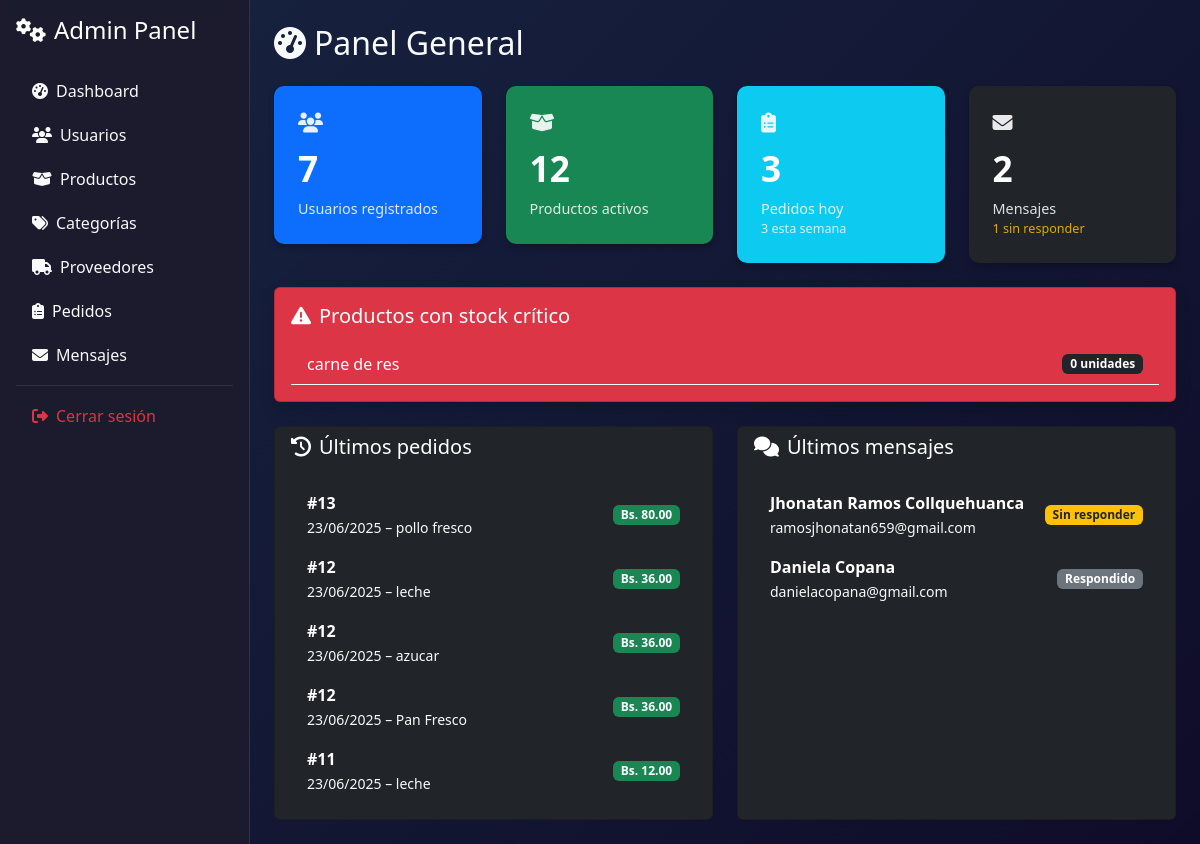
The page /admin/dashboard/ (signed in) on the database its author committed.
### models/producto.py (models this page shows, shortened)
class Producto(db.Model):
    __tablename__ = 'productos'
    id = db.Column(db.Integer, primary_key=True)
    nombre = db.Column(db.String(100), nullable=False)
    descripcion = db.Column(db.Text)
    precio = db.Column(db.Float, nullable=False)
    stock = db.Column(db.Integer, nullable=False)
    imagen = db.Column(db.String(255))
    categoria_id = db.Column(db.Integer, db.ForeignKey('categorias.id'), nullable=False)
    proveedor_id = db.Column(db.Integer, db.ForeignKey('proveedores.id'), nullable=False)

### models/pedido.py (models this page shows, shortened)
class Pedido(db.Model):
    __tablename__ = 'pedidos'
    id = db.Column(db.Integer, primary_key=True)
    usuario_id = db.Column(db.Integer, db.ForeignKey('usuarios.id'), nullable=False)
    usuario = db.relationship('Usuario', backref='pedidos')
    fecha = db.Column(db.DateTime, default=datetime.utcnow)
    total = db.Column(db.Float, nullable=False)
    estado = db.Column(db.String(20), default='pendiente')  # pendiente, confirmado, enviado, entregado, cancelado
    metodo_pago = db.Column(db.String(50))  # 'efectivo', 'tarjeta', etc.
    direccion_id = db.Column(db.Integer, db.ForeignKey('direcciones.id'))
    direccion = db.relationship('Direccion', backref='pedidos')
    detalles = db.relationship('DetallePedido', backref='pedido', lazy=True)

### models/mensaje_contacto.py (models this page shows, shortened)
class MensajeContacto(db.Model):
    __tablename__ = 'mensajes_contacto'
    id = db.Column(db.Integer, primary_key=True)
    nombre = db.Column(db.String(100), nullable=False)
    email = db.Column(db.String(100), nullable=False)
    telefono = db.Column(db.String(20))
    mensaje = db.Column(db.Text, nullable=False)
    fecha = db.Column(db.DateTime, default=datetime.utcnow)
    respondido = db.Column(db.Boolean, default=False)

### controllers/admin_controller.py (the view)
@admin_bp.route('/dashboard')
def dashboard():
    if session.get('rol') != 'admin':
        flash('Acceso denegado: solo para administradores.', 'danger')
        return redirect(url_for('usuario.login'))
    return render_template('admin/dashboard.html')

### app.py (called while the page is built)
@app.context_processor
def inject_active_path():
    def is_active(path):
        return 'active' if request.path == path else ''
    return dict(is_active=is_active)

@app.context_processor
def cantidad_carrito():
    def contar_productos():
        if session.get('rol') == 'cliente' and session.get('id'):
            items = Carrito.query.filter_by(usuario_id=session['id']).all()
            return len(items)
        return 0
    return dict(cantidad_en_carrito=contar_productos())

### views/dashboard_view.py (called while the page is built)
def index(
    total_usuarios,
    total_productos,
    total_pedidos,
    pedidos_hoy,
    pedidos_semana,
    mensajes_totales,
    mensajes_pendientes,
    pedidos_dias,
    pedidos_totales,
    ultimos_pedidos,
    ultimos_mensajes,
    productos_bajos
):
    return render_template(
        'admin/dashboard.html',
        total_usuarios=total_usuarios,
        total_productos=total_productos,
        total_pedidos=total_pedidos,
        pedidos_hoy=pedidos_hoy,
        pedidos_semana=pedidos_semana,
        mensajes_totales=mensajes_totales,
        mensajes_pendientes=mensajes_pendientes,
        pedidos_dias=pedidos_dias,
        pedidos_totales=pedidos_totales,
        ultimos_pedidos=ultimos_pedidos,
        ultimos_mensajes=ultimos_mensajes,
        productos_bajos=productos_bajos
    )

### templates/admin/dashboard.html (shortened to what this page needs)
{% extends 'base_admin.html' %}
{% block content %}
<div class="dashboard-container">
  <div class="dashboard-header mb-4">
    <h2><i class="fas fa-tachometer-alt me-2"></i>Panel General</h2>
  </div>
  <div class="row g-4 mb-4">
    <div class="col-md-3">
      <div class="stat-card bg-primary text-white p-4 animate__animated animate__fadeInUp">
        <div class="card-icon mb-2"><i class="fas fa-users fa-lg"></i></div>
        <div class="card-value">{{ total_usuarios }}</div>
        <div class="card-label">Usuarios registrados</div>
      </div>
    </div>
    <div class="col-md-3">
      <div class="stat-card bg-success text-white p-4 animate__animated animate__fadeInUp" data-aos-delay="100">
        <div class="card-icon mb-2"><i class="fas fa-box-open fa-lg"></i></div>
        <div class="card-value">{{ total_productos }}</div>
        <div class="card-label">Productos activos</div>
      </div>
    </div>
    <div class="col-md-3">
      <div class="stat-card bg-info text-white p-4 animate__animated animate__fadeInUp" data-aos-delay="200">
        <div class="card-icon mb-2"><i class="fas fa-clipboard-list fa-lg"></i></div>
        <div class="card-value">{{ pedidos_hoy }}</div>
        <div class="card-label">Pedidos hoy <small class="d-block text-light">{{ pedidos_semana }} esta semana</small></div>
      </div>
    </div>
    <div class="col-md-3">
      <div class="stat-card bg-dark text-white p-4 animate__animated animate__fadeInUp" data-aos-delay="300">
        <div class="card-icon mb-2"><i class="fas fa-envelope fa-lg"></i></div>
        <div class="card-value">{{ mensajes_totales }}</div>
        <div class="card-label">Mensajes <small class="d-block text-warning">{{ mensajes_pendientes }} sin responder</small></div>
      </div>
    </div>
  </div>
  <div class="card bg-danger text-white mb-4 shadow animate__animated animate__pulse animate__infinite">
    <div class="card-body">
      <h5 class="mb-3"><i class="fas fa-exclamation-triangle me-2"></i>Productos con stock crítico</h5>
      <ul class="list-group list-group-flush">
        {% for p in productos_bajos %}
        <li class="list-group-item bg-transparent text-white d-flex justify-content-between align-items-center border-bottom border-light">
          {{ p.nombre }}
          <span class="badge bg-dark">{{ p.stock }} unidades</span>
        </li>
        {% else %}
        <li class="list-group-item text-center text-light bg-transparent">Todos los productos tienen stock suficiente.</li>
        {% endfor %}
      </ul>
    </div>
  </div>
  <div class="row g-4">
    <div class="col-md-6">
      <div class="card bg-dark text-white h-100">
        <div class="card-header border-0 bg-transparent">
          <h5 class="mb-0"><i class="fas fa-history me-2"></i>Últimos pedidos</h5>
        </div>
        <div class="card-body">
          <ul class="list-group list-group-flush">
{% for id, fecha, total, producto_nombre in ultimos_pedidos %}
<li class="list-group-item bg-transparent border-0 text-white d-flex justify-content-between align-items-center">
  <div>
    <strong>#{{ id }}</strong><br>
    <small class="text-light">{{ fecha.strftime('%d/%m/%Y') }} – {{ producto_nombre }}</small>
  </div>
  <span class="badge bg-success">Bs. {{ "%.2f"|format(total) }}</span>
</li>
{% else %}
<li class="list-group-item text-center text-muted bg-transparent">No hay pedidos recientes.</li>
{% endfor %}
          </ul>
        </div>
      </div>
    </div>
    <div class="col-md-6">
      <div class="card bg-dark text-white h-100">
        <div class="card-header border-0 bg-transparent">
          <h5 class="mb-0"><i class="fas fa-comments me-2"></i>Últimos mensajes</h5>
        </div>
        <div class="card-body">
          <ul class="list-group list-group-flush">
            {% for m in ultimos_mensajes %}
            <li class="list-group-item bg-transparent border-0 d-flex justify-content-between align-items-center text-white">
              <div>
                <strong>{{ m.nombre }}</strong><br>
                <small class="text-light">{{ m.email }}</small>
              </div>
              {% if m.respondido %}
              <span class="badge bg-secondary">Respondido</span>
              {% else %}
              <span class="badge bg-warning text-dark">Sin responder</span>
              {% endif %}
            </li>
            {% else %}
            <li class="list-group-item text-center text-muted bg-transparent">No hay mensajes recientes.</li>
            {% endfor %}
          </ul>
        </div>
      </div>
    </div>
  </div>
</div>
{% endblock %}

### templates/base_admin.html (style rules this page uses)
:root { --admin-sidebar: #1a1a2e; --admin-main: #16213e; --admin-accent: #0f3460; }
body { font-family: 'Segoe UI', system-ui, sans-serif; overflow-x: hidden; }

### templates/admin/dashboard.html (style rules this page uses)
.stat-card { border-radius: 10px; transition: all 0.3s ease; border: none; box-shadow: 0 4px 6px rgba(0,0,0,0.2); }
.card-icon { opacity: 0.9; }
.card-value { font-size: 2.2rem; font-weight: bold; margin-bottom: 0.2rem; }
.card-label { font-size: 0.9rem; opacity: 0.85; }
.list-group-item { background: transparent; color: #fff; }

### rows shown on the page
Producto: nombre "carne de res", stock "0"
Pedido: id "13", strftime "23/06/2025", nombre "pollo fresco", total "80.00"
Pedido: id "12", strftime "23/06/2025", nombre "leche", total "36.00", nombre "azucar", nombre "Pan Fresco"
Pedido: id "11", strftime "23/06/2025", nombre "leche", total "12.00"
MensajeContacto: nombre "Jhonatan Ramos Collquehuanca", email "ramosjhonatan659@gmail.com", respondido "Sin responder"
MensajeContacto: nombre "Daniela Copana", email "danielacopana@gmail.com", respondido "Respondido"

### other values the page prints
{{ total_usuarios }} "7"
{{ total_productos }} "12"
{{ pedidos_hoy }} "3"
{{ pedidos_semana }} "3"
{{ mensajes_totales }} "2"
{{ mensajes_pendientes }} "1"
